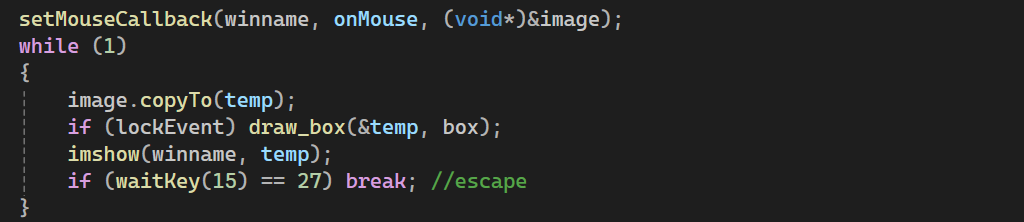
//> input picture lab1_3/lab1_3/2024-09-08-205001.png, 1024 x 222 px
$ ./source   (built with g++ and OpenCV 4)
//> lines starting //> are read from the running program, lines starting //| are printed output that depends on the picture; after the words box and inside, x2 and y2 are one past the last pixel; in counts of white or black regions, pixels touching at a corner belong together
/*
 * Project Name: [Project Name]
 * File Name: [File Name]
 * Description: [Short description of the file]
 * Author: Zorkin Andrey A.
 * Created: [Creation Date]
 * Last Modified: [Last Modified Date]
 * Version: 1.0
 *
 * Copyright (c) [Year] [Your Company]. All rights reserved.
 *
 * Description:
 * Склеивание двух изображений и сохранение результата
 */

#include <opencv2/opencv.hpp>
#include <iostream>
using namespace cv;

std::string save_path = "C:/Users/Андрей/Downloads/cropped_image.png";
std::string first_image_path = "D:/opencv/repos/lab1_3/lab1_3/2024-09-08-205001.png";
std::string second_image_path = "D:/opencv/repos/lab1_3/lab1_3/2024-09-08-204553.png";
const char* winname = "Template window";
Rect tmp;

void concat(Mat& pimg, Mat* fimg, Mat* simg);


void concat(Mat& pimg, Mat* fimg, Mat* simg, Point pos){
    int newWidth = std::max(fimg->cols, pos.x + simg->cols);
    int newHeight = std::max(fimg->rows, pos.y + simg->rows);

    // Создаем изображение с белым фоном
    pimg.create(newHeight, newWidth, fimg->type());
    pimg.setTo(Scalar(255, 255, 255)); // Белый фон

    // Копируем первое изображение в новое изображение
    Mat roi = pimg(Rect(0, 0, fimg->cols, fimg->rows));
    fimg->copyTo(roi);

    // Копируем второе изображение в новое изображение по указанной позиции
    roi = pimg(Rect(pos.x, pos.y, simg->cols, simg->rows));
    simg->copyTo(roi);
}

int main()
{
    Mat img1 = imread(first_image_path, IMREAD_COLOR);
//> img1 is the input picture: 222 rows x 1024 cols, CV_8UC3; mean B, G, R 37.2, 37.6, 37.1
    Mat img2 = imread(second_image_path, IMREAD_COLOR);
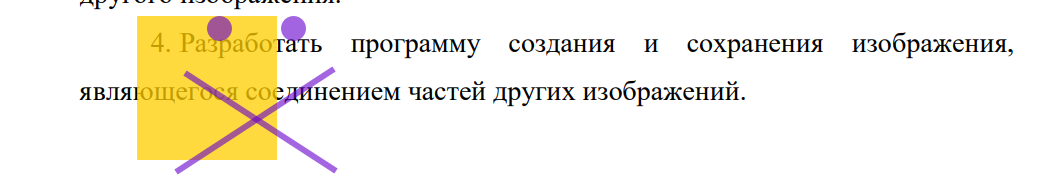
//> input picture lab1_3/lab1_3/2024-09-08-204553.png, 1056 x 195 px
//> img2 is the input picture: 195 rows x 1056 cols, CV_8UC3; mean B, G, R 229, 241.6, 246
    Mat res;
    Point position(img1.cols, img1.rows); //позиция вставки по правый нижний угол первого изображения
//> position = Point(1024, 222)
    concat(res, &img1, &img2, position);
//> in concat, `fimg->copyTo(roi);`:
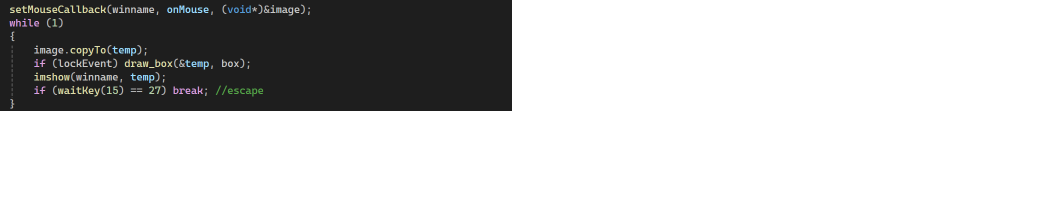
//> pimg: 417 rows x 2080 cols, CV_8UC3 (shown at 1/2 size); mean B, G, R 197.9, 198, 197.9
//> in concat, `roi = pimg(Rect(pos.x, pos.y, simg->cols, simg->rows));`: roi: 195 rows x 1056 cols, CV_8UC3; every value is 255
//> in concat, `simg->copyTo(roi);`:
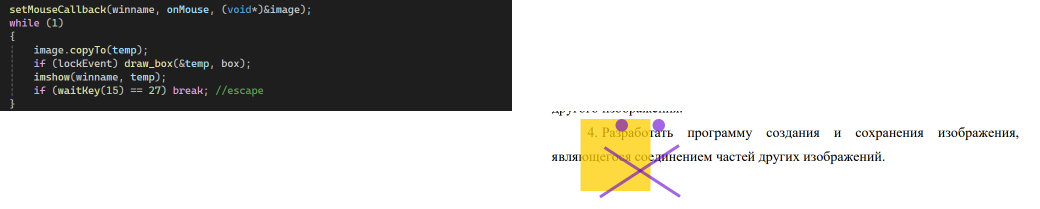
//> pimg: 417 rows x 2080 cols, CV_8UC3 (shown at 1/2 size); 3.81% of pixels changed, all inside (x1, y1, x2, y2) = (1103, 222, 2038, 397)
    Mat temp = res.clone();

    namedWindow(winname);
    imshow(winname, temp);

    while (1)
    {
        if (waitKey(15) == 27) break; //escape
//> the Esc key is pressed
    }
    if (!imwrite(save_path, temp)) {
        std::cerr << "Ошибка при сохранении изображения!" << std::endl;
    }
    else {
        std::cout << "Изображение успешно сохранено в " << save_path << std::endl;
    }
    destroyWindow(winname);
    return 0;
}
